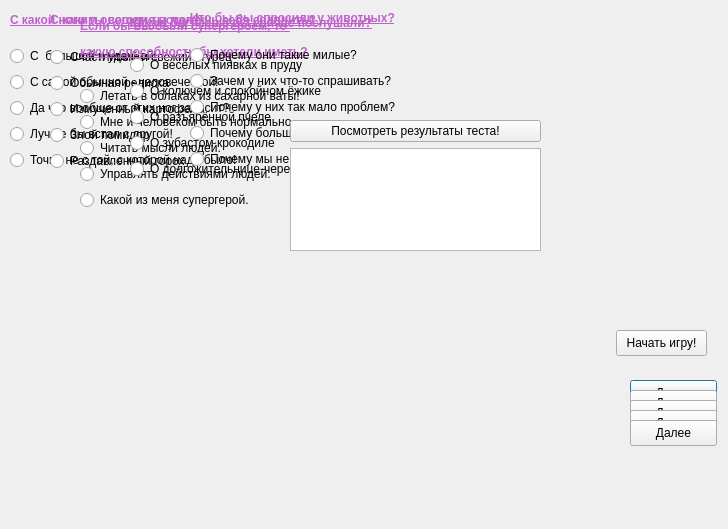
<?xml version="1.0" encoding="UTF-8"?>
<ui version="4.0">
 <class>TestMood</class>
 <widget class="QDialog" name="TestMood">
  <property name="geometry">
   <rect>
    <x>0</x>
    <y>0</y>
    <width>728</width>
    <height>529</height>
   </rect>
  </property>
  <property name="windowTitle">
   <string>Dialog</string>
  </property>
  <widget class="QWidget" name="verticalLayoutWidget">
   <property name="geometry">
    <rect>
     <x>10</x>
     <y>0</y>
     <width>331</width>
     <height>170</height>
    </rect>
   </property>
   <layout class="QVBoxLayout" name="verticalLayout">
    <item>
     <widget class="QLabel" name="label">
      <property name="text">
       <string>&lt;html&gt;&lt;head/&gt;&lt;body&gt;&lt;p&gt;&lt;span style=&quot; font-weight:700; text-decoration: underline; color:#c061cb;&quot;&gt;С какой ноги ты сегодня встал?&lt;/span&gt;&lt;/p&gt;&lt;/body&gt;&lt;/html&gt;</string>
      </property>
     </widget>
    </item>
    <item>
     <widget class="QRadioButton" name="radioButton">
      <property name="text">
       <string>С  большой и удачной!</string>
      </property>
     </widget>
    </item>
    <item>
     <widget class="QRadioButton" name="radioButton_3">
      <property name="text">
       <string>С самой обычной - человеческой!</string>
      </property>
     </widget>
    </item>
    <item>
     <widget class="QRadioButton" name="radioButton_4">
      <property name="text">
       <string>Да что вообще от этих ног зависит?</string>
      </property>
     </widget>
    </item>
    <item>
     <widget class="QRadioButton" name="radioButton_2">
      <property name="text">
       <string>Лучше бы встал с другой!</string>
      </property>
     </widget>
    </item>
    <item>
     <widget class="QRadioButton" name="radioButton_5">
      <property name="text">
       <string>Точно не с той, с которой надо было!</string>
      </property>
     </widget>
    </item>
   </layout>
  </widget>
  <widget class="QLabel" name="label_4">
   <property name="geometry">
    <rect>
     <x>30</x>
     <y>210</y>
     <width>501</width>
     <height>301</height>
    </rect>
   </property>
   <property name="text">
    <string/>
   </property>
  </widget>
  <widget class="QPushButton" name="pushButton">
   <property name="geometry">
    <rect>
     <x>630</x>
     <y>380</y>
     <width>87</width>
     <height>26</height>
    </rect>
   </property>
   <property name="text">
    <string>Далее</string>
   </property>
  </widget>
  <widget class="QPushButton" name="pushButton_2">
   <property name="geometry">
    <rect>
     <x>630</x>
     <y>390</y>
     <width>87</width>
     <height>26</height>
    </rect>
   </property>
   <property name="text">
    <string>Далее</string>
   </property>
  </widget>
  <widget class="QWidget" name="verticalLayoutWidget_2">
   <property name="geometry">
    <rect>
     <x>50</x>
     <y>0</y>
     <width>312</width>
     <height>171</height>
    </rect>
   </property>
   <layout class="QVBoxLayout" name="verticalLayout_2">
    <item>
     <widget class="QLabel" name="label_2">
      <property name="text">
       <string>&lt;html&gt;&lt;head/&gt;&lt;body&gt;&lt;p&gt;&lt;span style=&quot; font-weight:700; text-decoration: underline; color:#c061cb;&quot;&gt;С каким овощем ты можешь себя сравнить?&lt;/span&gt;&lt;/p&gt;&lt;/body&gt;&lt;/html&gt;</string>
      </property>
     </widget>
    </item>
    <item>
     <widget class="QRadioButton" name="radioButton_6">
      <property name="text">
       <string>Счастливый и свежий огурец</string>
      </property>
     </widget>
    </item>
    <item>
     <widget class="QRadioButton" name="radioButton_7">
      <property name="text">
       <string>Обычная редиска</string>
      </property>
     </widget>
    </item>
    <item>
     <widget class="QRadioButton" name="radioButton_8">
      <property name="text">
       <string>Измученный картофель</string>
      </property>
     </widget>
    </item>
    <item>
     <widget class="QRadioButton" name="radioButton_9">
      <property name="text">
       <string>Злой помидор</string>
      </property>
     </widget>
    </item>
    <item>
     <widget class="QRadioButton" name="radioButton_10">
      <property name="text">
       <string>Раздавленный горох</string>
      </property>
     </widget>
    </item>
   </layout>
  </widget>
  <widget class="QWidget" name="verticalLayoutWidget_3">
   <property name="geometry">
    <rect>
     <x>80</x>
     <y>-1</y>
     <width>371</width>
     <height>211</height>
    </rect>
   </property>
   <layout class="QVBoxLayout" name="verticalLayout_3">
    <item>
     <widget class="QLabel" name="label_3">
      <property name="text">
       <string>&lt;html&gt;&lt;head/&gt;&lt;body&gt;&lt;p&gt;&lt;span style=&quot; font-weight:700; text-decoration: underline; color:#c061cb;&quot;&gt;Если бы вы были супергероем, то &lt;/span&gt;&lt;/p&gt;&lt;p&gt;&lt;span style=&quot; font-weight:700; text-decoration: underline; color:#c061cb;&quot;&gt;какую способность бы хотели иметь?&lt;/span&gt;&lt;/p&gt;&lt;/body&gt;&lt;/html&gt;</string>
      </property>
     </widget>
    </item>
    <item>
     <widget class="QRadioButton" name="radioButton_11">
      <property name="text">
       <string>Летать в облаках из сахарной ваты!</string>
      </property>
     </widget>
    </item>
    <item>
     <widget class="QRadioButton" name="radioButton_12">
      <property name="text">
       <string>Мне и человеком быть нормально.</string>
      </property>
     </widget>
    </item>
    <item>
     <widget class="QRadioButton" name="radioButton_13">
      <property name="text">
       <string>Читать мысли людей.</string>
      </property>
     </widget>
    </item>
    <item>
     <widget class="QRadioButton" name="radioButton_14">
      <property name="text">
       <string>Управлять действиями людей.</string>
      </property>
     </widget>
    </item>
    <item>
     <widget class="QRadioButton" name="radioButton_15">
      <property name="text">
       <string>Какой из меня супергерой.</string>
      </property>
     </widget>
    </item>
   </layout>
  </widget>
  <widget class="QPushButton" name="pushButton_3">
   <property name="geometry">
    <rect>
     <x>630</x>
     <y>400</y>
     <width>87</width>
     <height>26</height>
    </rect>
   </property>
   <property name="text">
    <string>Далее</string>
   </property>
  </widget>
  <widget class="QWidget" name="verticalLayoutWidget_4">
   <property name="geometry">
    <rect>
     <x>130</x>
     <y>-2</y>
     <width>281</width>
     <height>181</height>
    </rect>
   </property>
   <layout class="QVBoxLayout" name="verticalLayout_4">
    <item>
     <widget class="QLabel" name="label_5">
      <property name="text">
       <string>&lt;html&gt;&lt;head/&gt;&lt;body&gt;&lt;p&gt;&lt;span style=&quot; font-weight:700; text-decoration: underline; color:#c061cb;&quot;&gt; Какую бы песню вы сейчас послушали?&lt;/span&gt;&lt;/p&gt;&lt;/body&gt;&lt;/html&gt;</string>
      </property>
     </widget>
    </item>
    <item>
     <widget class="QRadioButton" name="radioButton_16">
      <property name="text">
       <string>О весёлых пиявках в пруду</string>
      </property>
     </widget>
    </item>
    <item>
     <widget class="QRadioButton" name="radioButton_17">
      <property name="text">
       <string>О колючем и спокойном ёжике</string>
      </property>
     </widget>
    </item>
    <item>
     <widget class="QRadioButton" name="radioButton_18">
      <property name="text">
       <string>О разъярённой пчеле</string>
      </property>
     </widget>
    </item>
    <item>
     <widget class="QRadioButton" name="radioButton_19">
      <property name="text">
       <string>О зубастом крокодиле</string>
      </property>
     </widget>
    </item>
    <item>
     <widget class="QRadioButton" name="radioButton_20">
      <property name="text">
       <string>О долгожительнице-черепахе</string>
      </property>
     </widget>
    </item>
   </layout>
  </widget>
  <widget class="QPushButton" name="pushButton_4">
   <property name="geometry">
    <rect>
     <x>630</x>
     <y>410</y>
     <width>87</width>
     <height>26</height>
    </rect>
   </property>
   <property name="text">
    <string>Далее</string>
   </property>
  </widget>
  <widget class="QWidget" name="verticalLayoutWidget_5">
   <property name="geometry">
    <rect>
     <x>190</x>
     <y>-2</y>
     <width>379</width>
     <height>171</height>
    </rect>
   </property>
   <layout class="QVBoxLayout" name="verticalLayout_5">
    <item>
     <widget class="QLabel" name="label_6">
      <property name="text">
       <string>&lt;html&gt;&lt;head/&gt;&lt;body&gt;&lt;p&gt;&lt;span style=&quot; font-weight:700; text-decoration: underline; color:#c061cb;&quot;&gt;Что бы вы спросили у животных?&lt;/span&gt;&lt;/p&gt;&lt;/body&gt;&lt;/html&gt;</string>
      </property>
     </widget>
    </item>
    <item>
     <widget class="QRadioButton" name="radioButton_21">
      <property name="text">
       <string>Почему они такие милые?</string>
      </property>
     </widget>
    </item>
    <item>
     <widget class="QRadioButton" name="radioButton_22">
      <property name="text">
       <string>Зачем у них что-то спрашивать?</string>
      </property>
     </widget>
    </item>
    <item>
     <widget class="QRadioButton" name="radioButton_23">
      <property name="text">
       <string>Почему у них так мало проблем?</string>
      </property>
     </widget>
    </item>
    <item>
     <widget class="QRadioButton" name="radioButton_24">
      <property name="text">
       <string>Почему большинство из них вечно злые на людей?</string>
      </property>
     </widget>
    </item>
    <item>
     <widget class="QRadioButton" name="radioButton_25">
      <property name="text">
       <string>Почему мы не понимаем их языка?</string>
      </property>
     </widget>
    </item>
   </layout>
  </widget>
  <widget class="QPushButton" name="pushButton_5">
   <property name="geometry">
    <rect>
     <x>630</x>
     <y>420</y>
     <width>87</width>
     <height>26</height>
    </rect>
   </property>
   <property name="text">
    <string>Далее</string>
   </property>
  </widget>
  <widget class="QWidget" name="verticalLayoutWidget_6">
   <property name="geometry">
    <rect>
     <x>290</x>
     <y>120</y>
     <width>251</width>
     <height>131</height>
    </rect>
   </property>
   <layout class="QVBoxLayout" name="verticalLayout_6">
    <item>
     <widget class="QPushButton" name="pushButton_6">
      <property name="text">
       <string>Посмотреть результаты теста!</string>
      </property>
     </widget>
    </item>
    <item>
     <widget class="QTextEdit" name="textEdit"/>
    </item>
   </layout>
  </widget>
  <widget class="QLabel" name="label_7">
   <property name="geometry">
    <rect>
     <x>105</x>
     <y>267</y>
     <width>441</width>
     <height>251</height>
    </rect>
   </property>
   <property name="text">
    <string>&lt;html&gt;&lt;head/&gt;&lt;body&gt;&lt;p&gt;&lt;br/&gt;&lt;/p&gt;&lt;/body&gt;&lt;/html&gt;</string>
   </property>
  </widget>
  <widget class="QPushButton" name="pushButton_7">
   <property name="geometry">
    <rect>
     <x>616</x>
     <y>330</y>
     <width>91</width>
     <height>26</height>
    </rect>
   </property>
   <property name="text">
    <string>Начать игру!</string>
   </property>
  </widget>
 </widget>
 <resources/>
 <connections/>
</ui>
